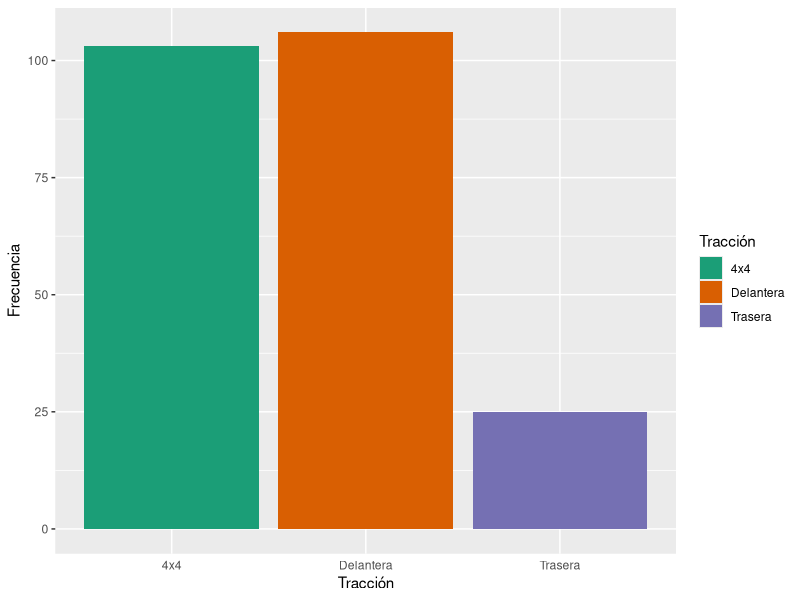
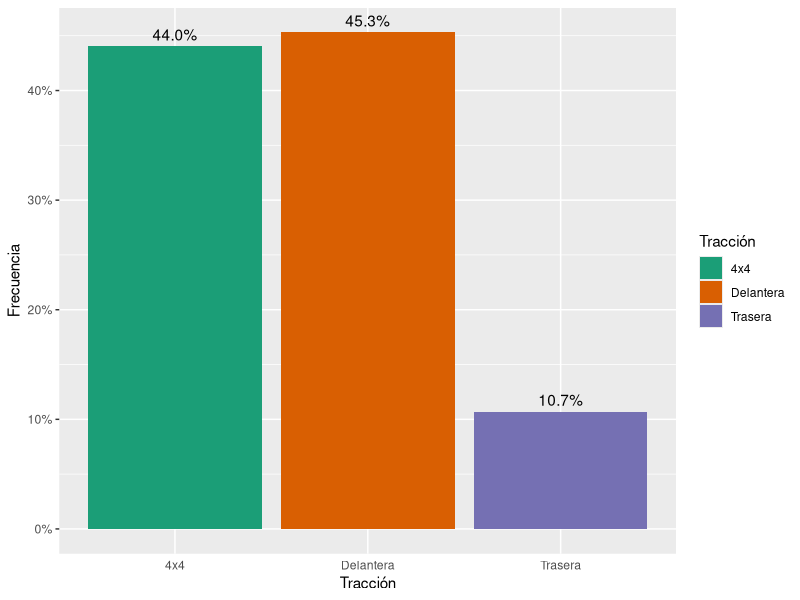

R code for these plots, in order:
## ---- chunk 1
knitr::opts_chunk$set(echo = TRUE, tidy.opts = list(width.cutoff = 50), tidy = TRUE, fig.pos = 'h', out.extra = '')

## ---- chunk 2
#Nombres de los integrantes del grupo

# Ejercicio 1

#1. código de R o texto con la respuesta
#2. código de R o texto con la respuesta
#3. código de R o texto con la respuesta

## ---- chunk 3
library(ggplot2)
cap1 <- "Gráfico de barras con la cantidad de  modelos según tracción. Se puede ver que la mayoría de modelos tienen tracción delantera o 4x4."


## ---- chunk 4

ggplot(data = mpg) + geom_bar(aes(x = drv, fill = drv)) +
  labs(x = "Tracción", y = "Frecuencia" , fill = "Tracción") + scale_fill_brewer(palette = "Dark2", labels = c('4' = '4x4', 'f' = 'Delantera', 'r' = 'Trasera')) +
  theme(axis.ticks.x = element_blank()) +
  scale_x_discrete(labels = c('4' = '4x4', 'f' = 'Delantera',
  'r' = 'Trasera'))
  
## ---- chunk 5
cap2 <-  "Gráfico de barras con el porcentaje de  modelos según tracción. Se puede ver que la mayoría de modelos tienen tracción delantera o 4x4. 45.3 tienen tracción delantera, 44 tracción 4x4 y 10.7 tracción trasera"
## ---- chunk 6
ggplot(data = mpg) + geom_bar(aes( x = drv, fill = drv, y = (..count..) / sum(..count..))) +
  scale_y_continuous(labels = scales::percent) +
  scale_fill_brewer(palette = "Dark2", labels = c('4' = '4x4', 'f' = 'Delantera','r' = 'Trasera')) +
  geom_text(aes(x = drv, label = scales::percent((..count..) / sum(..count..)),
  y = (..count..) / sum(..count..)), stat = "count", vjust = -.5) +
   labs(x = "Tracción", y = "Frecuencia", fill = "Tracción") +   theme(axis.ticks.x = element_blank()) +
  scale_x_discrete(labels = c('4' = '4x4', 'f' = 'Delantera',
  'r' = 'Trasera')) 

